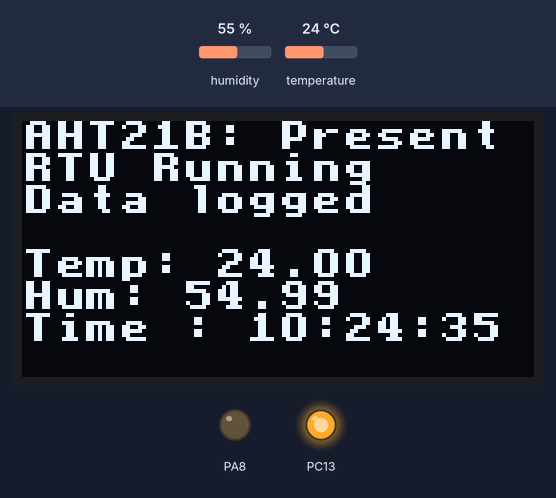
This sketch was run on a simulated STM32 Blue Pill. On the bench: 128×64 one-colour display, output pins drawn as LEDs (lit = HIGH). Wiring (inferred from the names in the program): AHT10/20 sensor at I2C address 0x38. The inputs (shaded band) are chosen by the test bench; at power-on: humidity 55 %, temperature 24 °C. The local clock reads 2024-03-15 10:24:30 at power-on unless the sketch sets it; storage starts empty; what the sketch prints to the serial monitor is not drawn.

Above: at 6.3 s.
6.4 s: humidity set to 22 %
At 8.7 s:
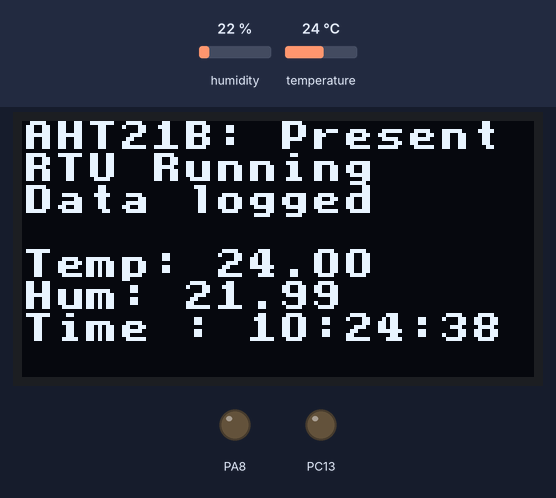
9.8 s: temperature set to 12 °C
At 12.9 s:
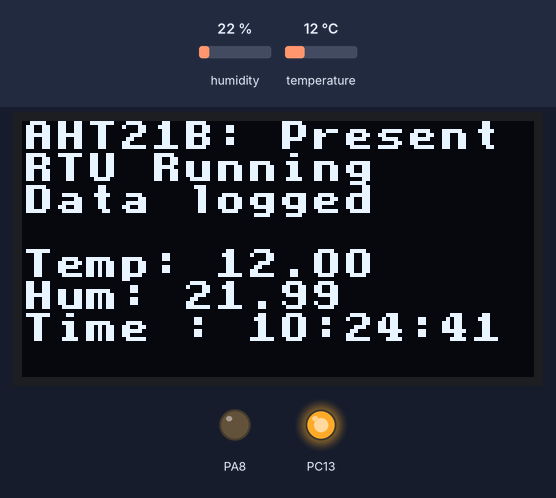
13.0 s: humidity set to 40 %
At 16.0 s:
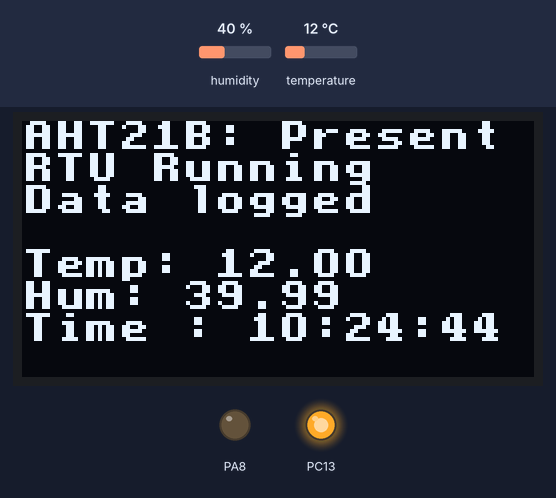
16.1 s: temperature set to 19 °C
At 19.8 s:
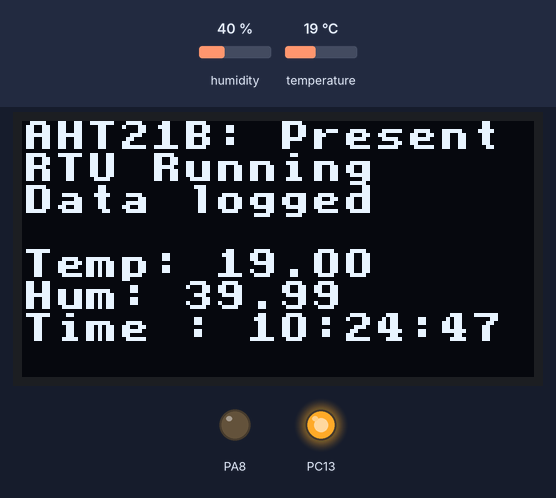
Timing chart, 0 to 20.2 s (numbered marks = the images above; inputs shaded):
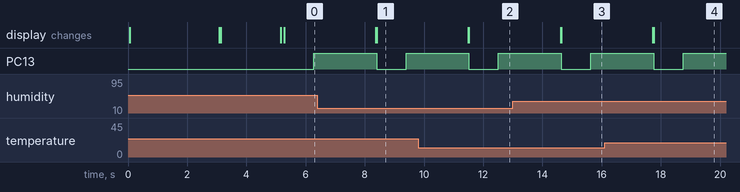

The sketch:

Logger_stm32.ino
```cpp
// Include the library
#include <ModbusRTUSlave.h>

#include <Arduino.h>
#include <U8x8lib.h>

#include <Wire.h>
#include <SPI.h>
#include <SD.h>

#include <RTClib.h>


// Define stuff

//AHT21b Configuration
#define AHT21_ADDRESS 0x38
float temperature, humidity;

// Modbus DE pin Select
const byte dePin = PA8;


//SD card chipselect pin
const int chipSelect = 4;

// RTC initialized
RTC_DS3231 rtc;

//Modbus initialized
ModbusRTUSlave modbus(Serial1, dePin); // serial port, driver enable pin for rs-485

//Oled initialized
U8X8_SSD1306_128X64_NONAME_HW_I2C u8x8(/* reset=*/ U8X8_PIN_NONE);


// Defination of Modbus
bool coils[2];
bool discreteInputs[2];
uint16_t holdingRegisters[20];
uint16_t inputRegisters[2];


  //Setup
  void setup() {

  Serial.begin(115200);
  Wire.begin();

  // AHT21b configuration
  initializeAHT21();
  pinMode(PC13, OUTPUT);


  // Modbus configuration
  modbus.configureCoils(coils, 3);                       // bool array of coil values, number of coils
  modbus.configureDiscreteInputs(discreteInputs, 3);     // bool array of discrete input values, number of discrete inputs
  modbus.configureHoldingRegisters(holdingRegisters, 20); // unsigned 16 bit integer array of holding register values, number of holding registers
  modbus.configureInputRegisters(inputRegisters, 3);     // unsigned 16 bit integer array of input register values, number of input registers

  modbus.begin(1, 9600);


  // for OLED
  u8x8.begin();
  u8x8.setFont( u8x8_font_torussansbold8_r );

  u8x8.drawString(0,2,"    LivWize");
  u8x8.drawString(0,4,"   EcoLogger");
  delay(3000);

  u8x8.clearDisplay();


   // Initialize SD card

 if (!SD.begin(chipSelect)) {
    Serial.println("Card failed, or not present");
    u8x8.drawString(0,2,"SD : Failed ");
    while (1);
    int SD_Status = 0;
  }
  Serial.println("Card initialized.");
  u8x8.drawString(0,2,"SD : initialized");

  // Write CSV header if the file is new
  File dataFile = SD.open("datalog.csv", FILE_WRITE);
  if (dataFile) {
    if (dataFile.size() == 0) {
      dataFile.println("Temperature,Humidity,Time ");
      u8x8.drawString(0,2,"SD Present");
    }

    dataFile.close();
  }


  // RTC
  if (!rtc.begin()) {
    u8x8.drawString(0, 6, "RTC  Failed");

    while (1);
  } else {

  u8x8.drawString(0, 6, "RTC UP");
   }

  delay(2000);
  u8x8.clearDisplay();

}// for the setup


void loop() {


if (readAHT21(temperature, humidity)) {
  u8x8.drawString(0, 0, "AHT21B: Present ");
  modbus.poll();
  holdingRegisters[1] = int(temperature);
  holdingRegisters[2] = int(humidity);
  holdingRegisters[3] = 3000;
  digitalWrite(13, !(coils[1]));

  if(holdingRegisters[0]){
    Serial.println("modbus not working");
    u8x8.drawString(0,1, "RTU failed");
  }else {
    u8x8.drawString(0, 1, "RTU Running");
  }


  // Get current time
  DateTime now = rtc.now();

  // Create a buffer to hold the formatted CSV string
  char logBuffer[150];
  char buffer[20];
  char time[10];


  // Convert temperature and humidity to integer and fractional parts
  int tempInt = (int)temperature;
  int tempFrac = (int)((temperature - tempInt) * 100);
  int humInt = (int)humidity;
  int humFrac = (int)((humidity - humInt) * 100);


  // Format the CSV string with date, time, temperature, and humidity
  snprintf(logBuffer, sizeof(logBuffer), "%04d-%02d-%02d,%02d:%02d:%02d,%d.%02d,%d.%02d\n",
           now.year(), now.month(), now.day(), now.hour(), now.minute(), now.second(),
           tempInt, tempFrac, humInt, humFrac);


    // jsut to display on oled

  sprintf(buffer, "Temp: %d.%02d", tempInt, tempFrac); // Format and print the temperature value
  u8x8.drawString(0, 4, buffer);


  sprintf(buffer, "Hum: %d.%02d", humInt, humFrac); // Format and print the humidity value
  u8x8.drawString(0, 5, buffer);

  sprintf(time, "Time : %02d:%02d:%02d", now.hour(), now.minute(), now.second()); // Format and print the Time value
  u8x8.drawString(0, 6, time);


  // to log the data
  logDataToSD(logBuffer);

  // Add a delay or other processing
  delay(1000);


    } else {
    Serial.println("Failed to read from AHT21 sensor.");
    u8x8.drawString(0, 0, "AHT21B: Absent ");

  }

    delay(1000);


}// loope ending


// function defination

void initializeAHT21() {
  Wire.beginTransmission(AHT21_ADDRESS);
  Wire.write(0xBE); // Initialization command
  Wire.write(0x08); // Enable measurement
  Wire.write(0x00);
  Wire.endTransmission();
  delay(20); // Wait for the sensor to initialize
}

bool readAHT21(float &temperature, float &humidity) {
  Wire.beginTransmission(AHT21_ADDRESS);
  Wire.write(0xAC); // Trigger measurement command
  Wire.write(0x33);
  Wire.write(0x00);
  Wire.endTransmission();
  delay(80); // Wait for the measurement to complete

  Wire.requestFrom(AHT21_ADDRESS, 6);
  if (Wire.available() != 6) {
    return false; // Failed to read data
  }

  uint8_t data[6];
  for (int i = 0; i < 6; i++) {
    data[i] = Wire.read();
  }

  // Check the status bit to ensure data is valid
  if (data[0] & 0x80) {
    return false; // Data not ready
  }

  uint32_t rawHumidity = ((uint32_t)data[1] << 12) | ((uint32_t)data[2] << 4) | ((data[3] >> 4) & 0x0F);
  uint32_t rawTemperature = (((uint32_t)(data[3] & 0x0F)) << 16) | ((uint32_t)data[4] << 8) | data[5];

  humidity = ((float)rawHumidity) * 100 / 1048576;
  temperature = ((float)rawTemperature) * 200 / 1048576 - 50;

  return true;
}


void logDataToSD(const char *data) {
  // Open file on SD card for appending data
  File logFile = SD.open("datalog.csv", FILE_WRITE);

  // Check if the file opened successfully
  if (logFile) {
    logFile.print(data);
    u8x8.drawString(0, 2, "Data logged");
    logFile.close(); // Close the file to save changes
    digitalWrite(PC13, 0);
    delay(1000);
    digitalWrite(PC13, 1);
  } else {

    Serial.println("Error opening log file.");
    u8x8.drawString(0, 2, "Data failed");
  }
}
```

Measured:
- after the input at 6.4 s, the display: first changes after 2.0 s (image 1 shows a later state)
- after the input at 9.8 s, the display: first changes after 1.7 s (image 2 shows a later state)
- after the input at 13.0 s, the display: first changes after 1.6 s (image 3 shows a later state)
- after the input at 16.1 s, the display: first changes after 1.6 s (image 4 shows a later state)
